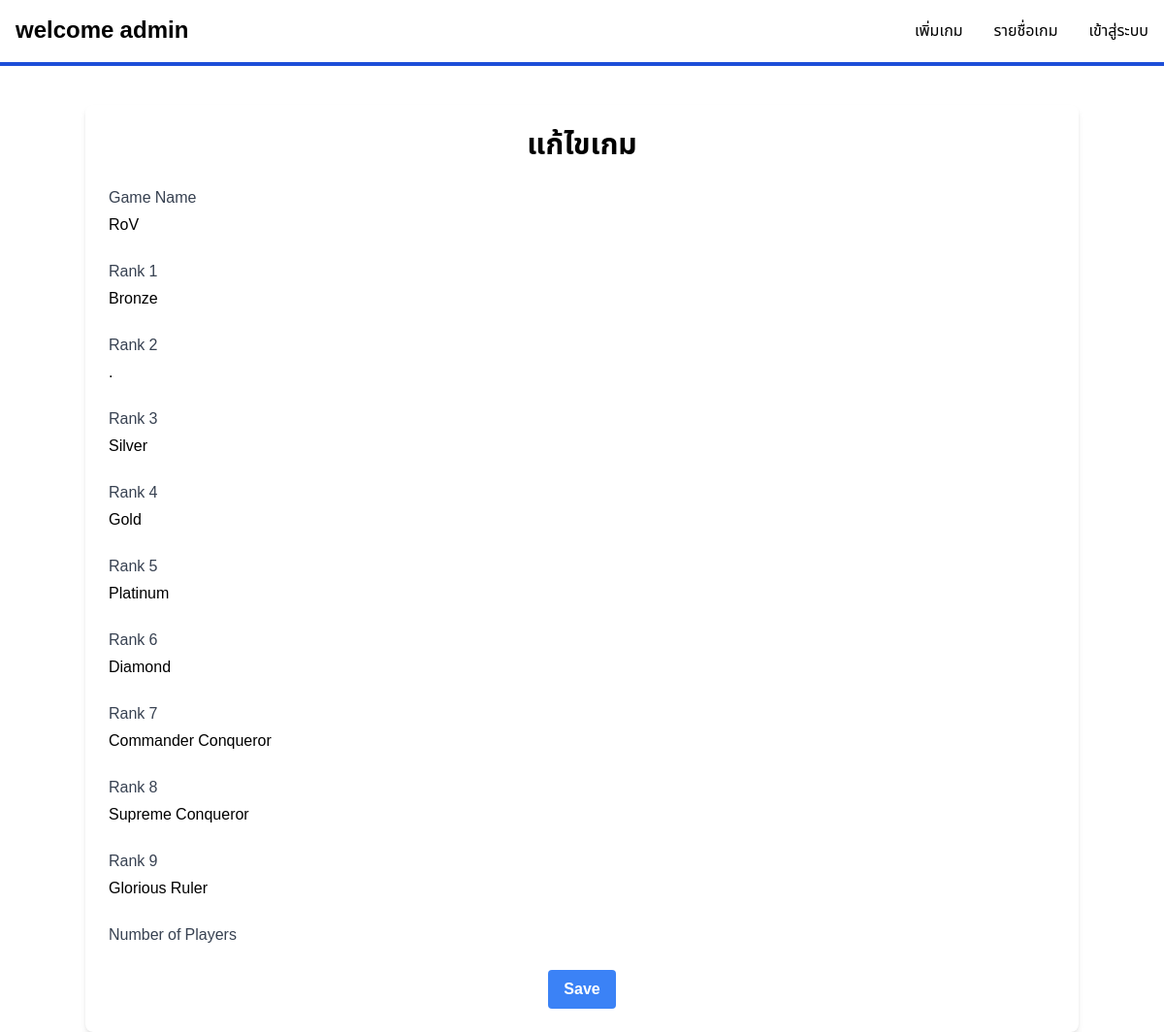
/edit/3/, run on an earlier commit of the app's database.
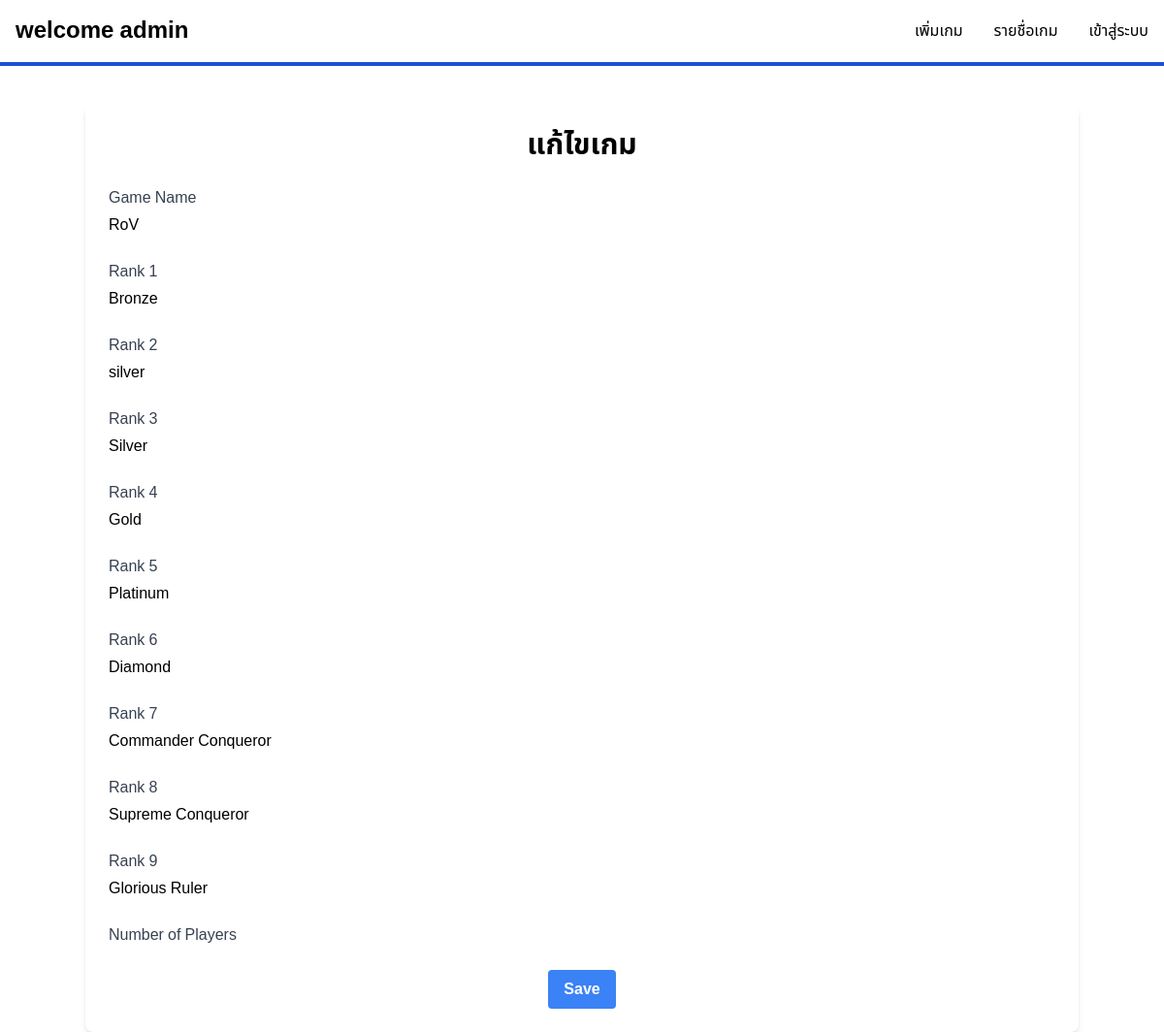
And on a later commit of the database.
### myesportapp/models.py (models this page shows, shortened)
class Game(models.Model):
    name = models.CharField(max_length=100, null=True, blank=False)
    rank1 = models.CharField(max_length=100, null=True, blank=False)
    rank2 = models.CharField(max_length=100,  null=True, blank=False)
    rank3 = models.CharField(max_length=100,  null=True, blank=False)
    rank4 = models.CharField(max_length=100,  null=True, blank=False)
    rank5 = models.CharField(max_length=100,  null=True, blank=False)
    rank6 = models.CharField(max_length=100,  null=True, blank=False)
    rank7 = models.CharField(max_length=100,  null=True, blank=False)
    rank8 = models.CharField(max_length=100, null=True, blank=False)
    rank9 = models.CharField(max_length=100,  null=True, blank=False)

### myesportapp/views.py (the view)
# urls.py: path('edit/<int:game_id>/',edit_game, name='edit_game'),
def edit_game(request, game_id):
    game = get_object_or_404(Game, id=game_id)
    if request.method == 'POST':
        form = GameForm(request.POST, instance=game)
        if form.is_valid():
            form.save()
            return redirect('game_list')
    else:
        form = GameForm(instance=game)
    return render(request, 'edit_game.html', {'form': form})

### myesportapp/forms.py
class GameForm(forms.ModelForm):
    class Meta:
        model = Game
        fields = ['name', 'rank1', 'rank2', 'rank3', 'rank4', 'rank5', 'rank6', 'rank7', 'rank8', 'rank9']
        widgets = {
            'name': forms.TextInput(attrs={'class': 'form-input mt-1 block w-full'}),
            'rank1': forms.TextInput(attrs={'class': 'form-input mt-1 block w-full'}),
            'rank2': forms.TextInput(attrs={'class': 'form-input mt-1 block w-full'}),
            'rank3': forms.TextInput(attrs={'class': 'form-input mt-1 block w-full'}),
            'rank4': forms.TextInput(attrs={'class': 'form-input mt-1 block w-full'}),
            'rank5': forms.TextInput(attrs={'class': 'form-input mt-1 block w-full'}),
            'rank6': forms.TextInput(attrs={'class': 'form-input mt-1 block w-full'}),
            'rank7': forms.TextInput(attrs={'class': 'form-input mt-1 block w-full'}),
            'rank8': forms.TextInput(attrs={'class': 'form-input mt-1 block w-full'}),
            'rank9': forms.TextInput(attrs={'class': 'form-input mt-1 block w-full'}),
        }

### myesportapp/templates/edit_game.html (shortened to what this page needs)
{% include 'components/navbar_admin.html' %}
{% block content %}
<div class="container mx-auto mt-10 p-6 bg-white shadow-md rounded-lg">
    <h1 class="text-3xl font-bold mb-6 text-center">แก้ไขเกม</h1>
    <form method="post" action="">
        <div class="grid grid-cols-1 gap-6">
            <div>
                <label for="name" class="block text-gray-700 font-medium">Game Name</label>
                {{ form.name }}
            </div>
            <div>
                <label for="rank1" class="block text-gray-700 font-medium">Rank 1</label>
                {{ form.rank1 }}
            </div>
            <div>
                <label for="rank2" class="block text-gray-700 font-medium">Rank 2</label>
                {{ form.rank2 }}
            </div>
            <div>
                <label for="rank3" class="block text-gray-700 font-medium">Rank 3</label>
                {{ form.rank3 }}
            </div>
            <div>
                <label for="rank4" class="block text-gray-700 font-medium">Rank 4</label>
                {{ form.rank4 }}
            </div>
            <div>
                <label for="rank5" class="block text-gray-700 font-medium">Rank 5</label>
                {{ form.rank5 }}
            </div>
            <div>
                <label for="rank6" class="block text-gray-700 font-medium">Rank 6</label>
                {{ form.rank6 }}
            </div>
            <div>
                <label for="rank7" class="block text-gray-700 font-medium">Rank 7</label>
                {{ form.rank7 }}
            </div>
            <div>
                <label for="rank8" class="block text-gray-700 font-medium">Rank 8</label>
                {{ form.rank8 }}
            </div>
            <div>
                <label for="rank9" class="block text-gray-700 font-medium">Rank 9</label>
                {{ form.rank9 }}
            </div>
            <div>
                <label for="number_of_players" class="block text-gray-700 font-medium">Number of Players</label>
            </div>
        </div>
        <div class="mt-6 text-center">
            <button type="submit" class="bg-blue-500 hover:bg-blue-700 text-white font-bold py-2 px-4 rounded">Save</button>
        </div>
    </form>
</div>
{% endblock %}

What changed in the data, as far as the page shows it:
changed Game "RoV": rank2 "." → "silver"
